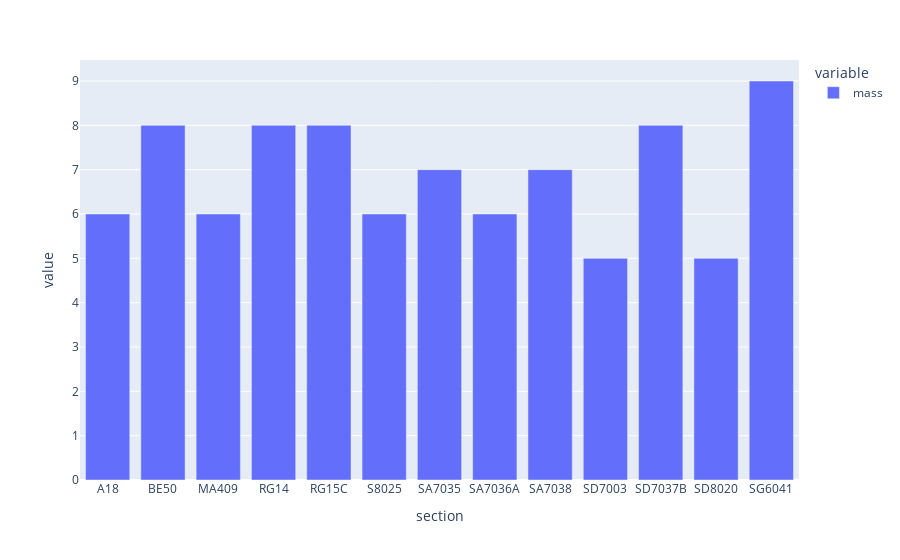
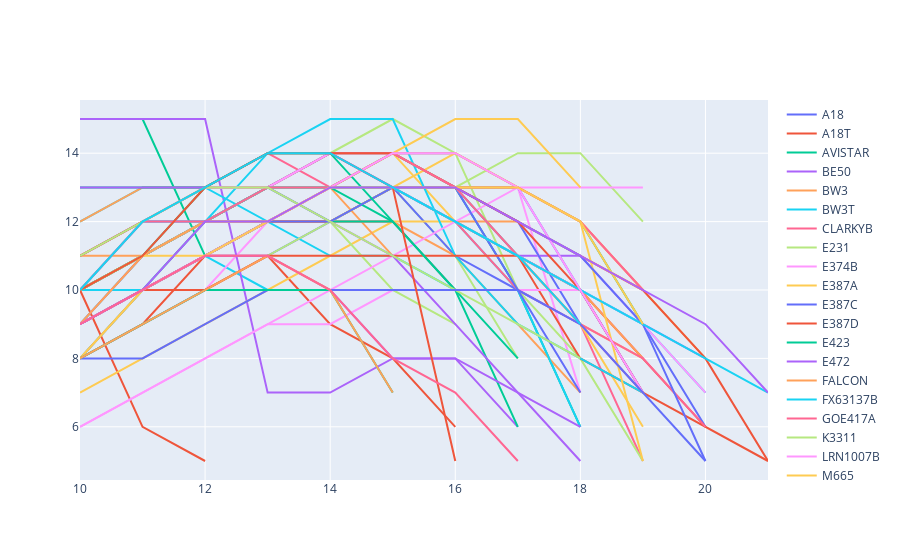

These figures' notebook cell, in order:
### Code cell
section_selection

ss = section_selection.loc[section_selection.power < section_selection.solar_power].reset_index().rename(columns={"level_0": "section"})

fig = go.Figure()

airspeed=20

ss.loc[ss.airspeed==airspeed].groupby("section").max().mass
px.bar(
    ss.loc[ss.airspeed==airspeed].groupby("section").max().mass,
).show()

for (section), df in ss.groupby("section"):
    masses = df.groupby("airspeed").max().mass
    fig.add_trace(go.Scatter(
        x=masses.index,
        y=masses.values,
        name=section,
        mode="lines"
    ))

fig
#    df = _df.groupby("mass").max.airspeed

#    print(df)

### Figure 1 — Plotly figure (JSON) as saved in the notebook; plotly's stock layout.template omitted (floating-point values rounded to 4 significant figures)
{"data": [{"hovertemplate": "variable=mass<br>section=%{x}<br>value=%{y}<extra></extra>", "legendgroup": "mass", "marker": {"color": "#636efa", "pattern": {"shape": ""}}, "name": "mass", "orientation": "v", "showlegend": true, "textposition": "auto", "type": "bar", "x": ["A18", "BE50", "MA409", "RG14", "RG15C", "S8025", "SA7035", "SA7036A", "SA7038", "SD7003", "SD7037B", "SD8020", "SG6041"], "xaxis": "x", "y": [6.0, 8.0, 6.0, 8.0, 8.0, 6.0, 7.0, 6.0, 7.0, 5.0, 8.0, 5.0, 9.0], "yaxis": "y"}], "layout": {"barmode": "relative", "legend": {"title": {"text": "variable"}, "tracegroupgap": 0}, "margin": {"t": 60}, "xaxis": {"anchor": "y", "domain": [0, 1], "title": {"text": "section"}}, "yaxis": {"anchor": "x", "domain": [0, 1], "title": {"text": "value"}}}}

### Figure 2 — Plotly figure (JSON) as saved in the notebook; plotly's stock layout.template omitted (floating-point values rounded to 4 significant figures)
{"data": [{"mode": "lines", "name": "A18", "type": "scatter", "x": [10.0, 11.0, 12.0, 13.0, 14.0, 15.0, 16.0, 17.0, 18.0, 19.0, 20.0], "y": [10.0, 11.0, 12.0, 13.0, 13.0, 13.0, 12.0, 11.0, 10.0, 9.0, 6.0]}, {"mode": "lines", "name": "A18T", "type": "scatter", "x": [10.0, 11.0, 12.0, 13.0, 14.0, 15.0, 16.0], "y": [9.0, 10.0, 11.0, 11.0, 9.0, 8.0, 6.0]}, {"mode": "lines", "name": "AVISTAR", "type": "scatter", "x": [10.0, 11.0, 12.0, 13.0, 14.0, 15.0, 16.0, 17.0, 18.0], "y": [8.0, 10.0, 11.0, 12.0, 12.0, 13.0, 13.0, 10.0, 6.0]}, {"mode": "lines", "name": "BE50", "type": "scatter", "x": [10.0, 11.0, 12.0, 13.0, 14.0, 15.0, 16.0, 17.0, 18.0, 19.0, 20.0], "y": [10.0, 11.0, 12.0, 13.0, 13.0, 13.0, 12.0, 11.0, 11.0, 9.0, 8.0]}, {"mode": "lines", "name": "BW3", "type": "scatter", "x": [10.0, 11.0, 12.0, 13.0], "y": [10.0, 11.0, 13.0, 13.0]}, {"mode": "lines", "name": "BW3T", "type": "scatter", "x": [10.0, 11.0, 12.0, 13.0], "y": [10.0, 10.0, 11.0, 10.0]}, {"mode": "lines", "name": "CLARKYB", "type": "scatter", "x": [10.0, 11.0, 12.0, 13.0, 14.0, 15.0, 16.0, 17.0, 18.0, 19.0], "y": [11.0, 12.0, 13.0, 13.0, 14.0, 13.0, 12.0, 11.0, 9.0, 5.0]}, {"mode": "lines", "name": "E231", "type": "scatter", "x": [10.0, 11.0, 12.0, 13.0, 14.0, 15.0, 16.0, 17.0], "y": [9.0, 10.0, 11.0, 12.0, 13.0, 13.0, 11.0, 8.0]}, {"mode": "lines", "name": "E374B", "type": "scatter", "x": [10.0, 11.0, 12.0, 13.0, 14.0, 15.0, 16.0, 17.0, 18.0], "y": [8.0, 9.0, 10.0, 12.0, 12.0, 13.0, 13.0, 13.0, 7.0]}, {"mode": "lines", "name": "E387A", "type": "scatter", "x": [10.0, 11.0, 12.0, 13.0, 14.0, 15.0, 16.0, 17.0, 18.0, 19.0], "y": [10.0, 11.0, 12.0, 13.0, 14.0, 14.0, 12.0, 11.0, 9.0, 8.0]}, {"mode": "lines", "name": "E387C", "type": "scatter", "x": [10.0, 11.0, 12.0, 13.0, 14.0, 15.0, 16.0, 17.0, 18.0, 19.0], "y": [10.0, 11.0, 12.0, 13.0, 14.0, 13.0, 11.0, 10.0, 9.0, 7.0]}, {"mode": "lines", "name": "E387D", "type": "scatter", "x": [10.0, 11.0, 12.0], "y": [10.0, 6.0, 5.0]}, {"mode": "lines", "name": "E423", "type": "scatter", "x": [10.0, 11.0, 12.0], "y": [15.0, 15.0, 11.0]}, {"mode": "lines", "name": "E472", "type": "scatter", "x": [10.0, 11.0, 12.0, 13.0, 14.0, 15.0, 16.0, 17.0], "y": [15.0, 15.0, 15.0, 7.0, 7.0, 8.0, 8.0, 6.0]}, {"mode": "lines", "name": "FALCON", "type": "scatter", "x": [10.0, 11.0, 12.0, 13.0, 14.0, 15.0, 16.0, 17.0, 18.0], "y": [11.0, 11.0, 12.0, 12.0, 12.0, 12.0, 11.0, 9.0, 7.0]}, {"mode": "lines", "name": "FX63137B", "type": "scatter", "x": [10.0, 11.0, 12.0, 13.0, 14.0, 15.0, 16.0], "y": [12.0, 13.0, 13.0, 12.0, 11.0, 11.0, 10.0]}, {"mode": "lines", "name": "GOE417A", "type": "scatter", "x": [10.0, 11.0, 12.0, 13.0, 14.0], "y": [10.0, 12.0, 13.0, 14.0, 13.0]}, {"mode": "lines", "name": "K3311", "type": "scatter", "x": [10.0, 11.0, 12.0, 13.0, 14.0, 15.0, 16.0, 17.0, 18.0, 19.0], "y": [10.0, 11.0, 12.0, 13.0, 14.0, 15.0, 14.0, 10.0, 8.0, 5.0]}, {"mode": "lines", "name": "LRN1007B", "type": "scatter", "x": [10.0, 11.0, 12.0], "y": [10.0, 11.0, 12.0]}, {"mode": "lines", "name": "M665", "type": "scatter", "x": [10.0, 11.0, 12.0, 13.0, 14.0, 15.0, 16.0, 17.0, 18.0, 19.0], "y": [7.0, 8.0, 9.0, 10.0, 11.0, 12.0, 12.0, 11.0, 9.0, 6.0]}, {"mode": "lines", "name": "M685", "type": "scatter", "x": [10.0, 11.0, 12.0, 13.0, 14.0, 15.0, 16.0, 17.0, 18.0], "y": [8.0, 9.0, 10.0, 11.0, 12.0, 13.0, 13.0, 12.0, 9.0]}, {"mode": "lines", "name": "MA409", "type": "scatter", "x": [10.0, 11.0, 12.0, 13.0, 14.0, 15.0, 16.0, 17.0, 18.0, 19.0, 20.0, 21.0], "y": [8.0, 9.0, 11.0, 12.0, 13.0, 13.0, 13.0, 11.0, 8.0, 7.0, 6.0, 5.0]}, {"mode": "lines", "name": "MH32", "type": "scatter", "x": [10.0, 11.0, 12.0, 13.0, 14.0, 15.0, 16.0, 17.0, 18.0, 19.0], "y": [9.0, 10.0, 12.0, 13.0, 13.0, 14.0, 13.0, 13.0, 12.0, 9.0]}, {"mode": "lines", "name": "MH45", "type": "scatter", "x": [10.0, 11.0, 12.0, 13.0, 14.0, 15.0, 16.0, 17.0, 18.0, 19.0], "y": [9.0, 10.0, 11.0, 12.0, 13.0, 13.0, 12.0, 11.0, 10.0, 7.0]}, {"mode": "lines", "name": "N6409", "type": "scatter", "x": [10.0, 11.0, 12.0, 13.0, 14.0, 15.0], "y": [12.0, 13.0, 13.0, 13.0, 13.0, 11.0]}, {"mode": "lines", "name": "NACA2415", "type": "scatter", "x": [10.0, 11.0, 12.0, 13.0, 14.0, 15.0, 16.0, 17.0, 18.0], "y": [9.0, 11.0, 12.0, 12.0, 13.0, 13.0, 12.0, 10.0, 6.0]}, {"mode": "lines", "name": "PT40A", "type": "scatter", "x": [10.0, 11.0, 12.0, 13.0, 14.0, 15.0, 16.0], "y": [10.0, 11.0, 12.0, 12.0, 12.0, 12.0, 10.0]}, {"mode": "lines", "name": "PT40B", "type": "scatter", "x": [10.0, 11.0, 12.0, 13.0, 14.0, 15.0, 16.0], "y": [10.0, 11.0, 12.0, 12.0, 12.0, 10.0, 9.0]}, {"mode": "lines", "name": "R140A", "type": "scatter", "x": [10.0, 11.0, 12.0, 13.0, 14.0, 15.0, 16.0, 17.0, 18.0, 19.0], "y": [6.0, 7.0, 8.0, 9.0, 9.0, 10.0, 10.0, 10.0, 10.0, 8.0]}, {"mode": "lines", "name": "RG14", "type": "scatter", "x": [10.0, 11.0, 12.0, 13.0, 14.0, 15.0, 16.0, 17.0, 18.0, 19.0, 20.0], "y": [9.0, 10.0, 11.0, 12.0, 12.0, 13.0, 13.0, 13.0, 12.0, 10.0, 8.0]}, {"mode": "lines", "name": "RG15B", "type": "scatter", "x": [10.0, 11.0, 12.0, 13.0, 14.0, 15.0, 16.0, 17.0, 18.0, 19.0], "y": [8.0, 10.0, 11.0, 12.0, 13.0, 14.0, 14.0, 13.0, 10.0, 7.0]}, {"mode": "lines", "name": "RG15C", "type": "scatter", "x": [10.0, 11.0, 12.0, 13.0, 14.0, 15.0, 16.0, 17.0, 18.0, 19.0, 20.0, 21.0], "y": [9.0, 10.0, 11.0, 12.0, 12.0, 13.0, 13.0, 12.0, 11.0, 10.0, 8.0, 5.0]}, {"mode": "lines", "name": "S1210", "type": "scatter", "x": [10.0, 11.0, 12.0, 13.0, 14.0, 15.0], "y": [13.0, 13.0, 13.0, 13.0, 12.0, 12.0]}, {"mode": "lines", "name": "S1223", "type": "scatter", "x": [10.0, 11.0, 12.0, 13.0, 14.0], "y": [13.0, 13.0, 13.0, 13.0, 13.0]}, {"mode": "lines", "name": "S4083A", "type": "scatter", "x": [10.0, 11.0, 12.0, 13.0, 14.0, 15.0, 16.0, 17.0, 18.0, 19.0], "y": [11.0, 12.0, 13.0, 13.0, 13.0, 13.0, 12.0, 12.0, 11.0, 10.0]}, {"mode": "lines", "name": "S4083B", "type": "scatter", "x": [10.0, 11.0, 12.0, 13.0, 14.0, 15.0, 16.0, 17.0, 18.0, 19.0], "y": [9.0, 11.0, 12.0, 14.0, 15.0, 15.0, 11.0, 9.0, 8.0, 7.0]}, {"mode": "lines", "name": "S5010", "type": "scatter", "x": [10.0, 11.0, 12.0, 13.0, 14.0, 15.0, 16.0, 17.0, 18.0, 19.0], "y": [9.0, 10.0, 11.0, 12.0, 13.0, 13.0, 12.0, 10.0, 9.0, 7.0]}, {"mode": "lines", "name": "S6062", "type": "scatter", "x": [10.0, 11.0, 12.0, 13.0, 14.0, 15.0, 16.0, 17.0, 18.0, 19.0], "y": [8.0, 9.0, 10.0, 11.0, 12.0, 13.0, 13.0, 14.0, 14.0, 12.0]}, {"mode": "lines", "name": "S6063", "type": "scatter", "x": [10.0, 11.0, 12.0, 13.0, 14.0, 15.0, 16.0, 17.0, 18.0, 19.0], "y": [6.0, 7.0, 8.0, 9.0, 10.0, 11.0, 12.0, 13.0, 13.0, 13.0]}, {"mode": "lines", "name": "S7012B", "type": "scatter", "x": [10.0, 11.0, 12.0, 13.0, 14.0, 15.0, 16.0, 17.0, 18.0], "y": [8.0, 10.0, 11.0, 12.0, 13.0, 14.0, 15.0, 15.0, 13.0]}, {"mode": "lines", "name": "S7055", "type": "scatter", "x": [10.0, 11.0, 12.0, 13.0, 14.0, 15.0, 16.0, 17.0, 18.0], "y": [10.0, 11.0, 12.0, 13.0, 14.0, 14.0, 13.0, 10.0, 7.0]}, {"mode": "lines", "name": "S8025", "type": "scatter", "x": [10.0, 11.0, 12.0, 13.0, 14.0, 15.0, 16.0, 17.0, 18.0, 19.0, 20.0], "y": [9.0, 10.0, 10.0, 11.0, 11.0, 11.0, 11.0, 11.0, 10.0, 8.0, 6.0]}, {"mode": "lines", "name": "S8036", "type": "scatter", "x": [10.0, 11.0, 12.0, 13.0, 14.0, 15.0, 16.0, 17.0], "y": [10.0, 11.0, 12.0, 13.0, 13.0, 12.0, 10.0, 6.0]}, {"mode": "lines", "name": "S8037", "type": "scatter", "x": [10.0, 11.0, 12.0, 13.0, 14.0, 15.0, 16.0, 17.0, 18.0], "y": [11.0, 12.0, 12.0, 13.0, 12.0, 11.0, 9.0, 7.0, 5.0]}, {"mode": "lines", "name": "S8052", "type": "scatter", "x": [10.0, 11.0, 12.0, 13.0, 14.0, 15.0, 16.0, 17.0, 18.0, 19.0], "y": [10.0, 11.0, 12.0, 12.0, 13.0, 13.0, 12.0, 11.0, 10.0, 8.0]}, {"mode": "lines", "name": "SA7035", "type": "scatter", "x": [10.0, 11.0, 12.0, 13.0, 14.0, 15.0, 16.0, 17.0, 18.0, 19.0, 20.0], "y": [10.0, 11.0, 12.0, 13.0, 13.0, 13.0, 13.0, 11.0, 10.0, 9.0, 7.0]}, {"mode": "lines", "name": "SA7036A", "type": "scatter", "x": [10.0, 11.0, 12.0, 13.0, 14.0, 15.0, 16.0, 17.0, 18.0, 19.0, 20.0], "y": [9.0, 11.0, 12.0, 13.0, 14.0, 14.0, 13.0, 11.0, 9.0, 8.0, 6.0]}, {"mode": "lines", "name": "SA7036B", "type": "scatter", "x": [10.0, 11.0, 12.0, 13.0, 14.0, 15.0, 16.0, 17.0, 18.0], "y": [10.0, 11.0, 12.0, 13.0, 13.0, 14.0, 13.0, 12.0, 11.0]}, {"mode": "lines", "name": "SA7038", "type": "scatter", "x": [10.0, 11.0, 12.0, 13.0, 14.0, 15.0, 16.0, 17.0, 18.0, 19.0, 20.0], "y": [10.0, 12.0, 13.0, 13.0, 14.0, 13.0, 12.0, 11.0, 10.0, 9.0, 7.0]}, {"mode": "lines", "name": "SD6060", "type": "scatter", "x": [10.0, 11.0, 12.0, 13.0, 14.0, 15.0, 16.0, 17.0, 18.0, 19.0], "y": [8.0, 10.0, 11.0, 12.0, 13.0, 13.0, 14.0, 13.0, 12.0, 5.0]}, {"mode": "lines", "name": "SD7003", "type": "scatter", "x": [10.0, 11.0, 12.0, 13.0, 14.0, 15.0, 16.0, 17.0, 18.0, 19.0, 20.0], "y": [9.0, 10.0, 11.0, 12.0, 12.0, 13.0, 13.0, 12.0, 11.0, 9.0, 5.0]}, {"mode": "lines", "name": "SD7032D", "type": "scatter", "x": [10.0, 11.0, 12.0, 13.0, 14.0, 15.0, 16.0, 17.0, 18.0, 19.0], "y": [11.0, 12.0, 13.0, 14.0, 14.0, 14.0, 13.0, 12.0, 10.0, 7.0]}, {"mode": "lines", "name": "SD7032E", "type": "scatter", "x": [10.0, 11.0, 12.0, 13.0, 14.0, 15.0, 16.0, 17.0], "y": [10.0, 11.0, 13.0, 14.0, 14.0, 12.0, 10.0, 8.0]}, {"mode": "lines", "name": "SD7032T", "type": "scatter", "x": [10.0, 11.0, 12.0, 13.0, 14.0, 15.0, 16.0, 17.0, 18.0], "y": [9.0, 10.0, 11.0, 11.0, 10.0, 8.0, 8.0, 7.0, 6.0]}, {"mode": "lines", "name": "SD7037A", "type": "scatter", "x": [10.0, 11.0, 12.0, 13.0, 14.0, 15.0, 16.0, 17.0, 18.0, 19.0], "y": [9.0, 11.0, 12.0, 13.0, 13.0, 14.0, 14.0, 13.0, 12.0, 10.0]}, {"mode": "lines", "name": "SD7037B", "type": "scatter", "x": [10.0, 11.0, 12.0, 13.0, 14.0, 15.0, 16.0, 17.0, 18.0, 19.0, 20.0, 21.0], "y": [10.0, 12.0, 12.0, 13.0, 13.0, 13.0, 12.0, 11.0, 10.0, 9.0, 8.0, 7.0]}, {"mode": "lines", "name": "SD7037D", "type": "scatter", "x": [10.0, 11.0, 12.0, 13.0, 14.0, 15.0, 16.0, 17.0, 18.0, 19.0], "y": [10.0, 12.0, 12.0, 13.0, 13.0, 14.0, 13.0, 13.0, 12.0, 10.0]}, {"mode": "lines", "name": "SD7062B", "type": "scatter", "x": [10.0, 11.0, 12.0, 13.0, 14.0, 15.0, 16.0, 17.0, 18.0], "y": [11.0, 12.0, 13.0, 13.0, 12.0, 11.0, 10.0, 9.0, 8.0]}, {"mode": "lines", "name": "SD7080", "type": "scatter", "x": [10.0, 11.0, 12.0, 13.0, 14.0, 15.0, 16.0, 17.0, 18.0, 19.0], "y": [9.0, 10.0, 11.0, 12.0, 13.0, 14.0, 14.0, 13.0, 10.0, 7.0]}, {"mode": "lines", "name": "SD8000", "type": "scatter", "x": [10.0, 11.0, 12.0, 13.0, 14.0, 15.0, 16.0, 17.0, 18.0, 19.0], "y": [10.0, 11.0, 11.0, 12.0, 13.0, 13.0, 13.0, 13.0, 12.0, 9.0]}, {"mode": "lines", "name": "SD8020", "type": "scatter", "x": [10.0, 11.0, 12.0, 13.0, 14.0, 15.0, 16.0, 17.0, 18.0, 19.0, 20.0], "y": [8.0, 8.0, 9.0, 10.0, 10.0, 10.0, 10.0, 10.0, 9.0, 7.0, 5.0]}, {"mode": "lines", "name": "SG6040", "type": "scatter", "x": [10.0, 11.0, 12.0, 13.0, 14.0, 15.0, 16.0], "y": [10.0, 11.0, 13.0, 14.0, 14.0, 13.0, 5.0]}, {"mode": "lines", "name": "SG6040T", "type": "scatter", "x": [10.0, 11.0, 12.0, 13.0, 14.0, 15.0], "y": [8.0, 9.0, 10.0, 10.0, 10.0, 7.0]}, {"mode": "lines", "name": "SG6041", "type": "scatter", "x": [10.0, 11.0, 12.0, 13.0, 14.0, 15.0, 16.0, 17.0, 18.0, 19.0, 20.0, 21.0], "y": [9.0, 10.0, 12.0, 12.0, 13.0, 13.0, 13.0, 12.0, 11.0, 10.0, 9.0, 7.0]}, {"mode": "lines", "name": "SG6041T", "type": "scatter", "x": [10.0, 11.0, 12.0, 13.0, 14.0, 15.0], "y": [8.0, 9.0, 10.0, 11.0, 10.0, 7.0]}, {"mode": "lines", "name": "SG6042", "type": "scatter", "x": [10.0, 11.0, 12.0, 13.0, 14.0, 15.0, 16.0, 17.0, 18.0], "y": [10.0, 12.0, 13.0, 14.0, 14.0, 13.0, 12.0, 11.0, 9.0]}, {"mode": "lines", "name": "SG6042T", "type": "scatter", "x": [10.0, 11.0, 12.0, 13.0, 14.0, 15.0, 16.0, 17.0], "y": [9.0, 10.0, 11.0, 11.0, 10.0, 8.0, 7.0, 5.0]}], "layout": {}}
